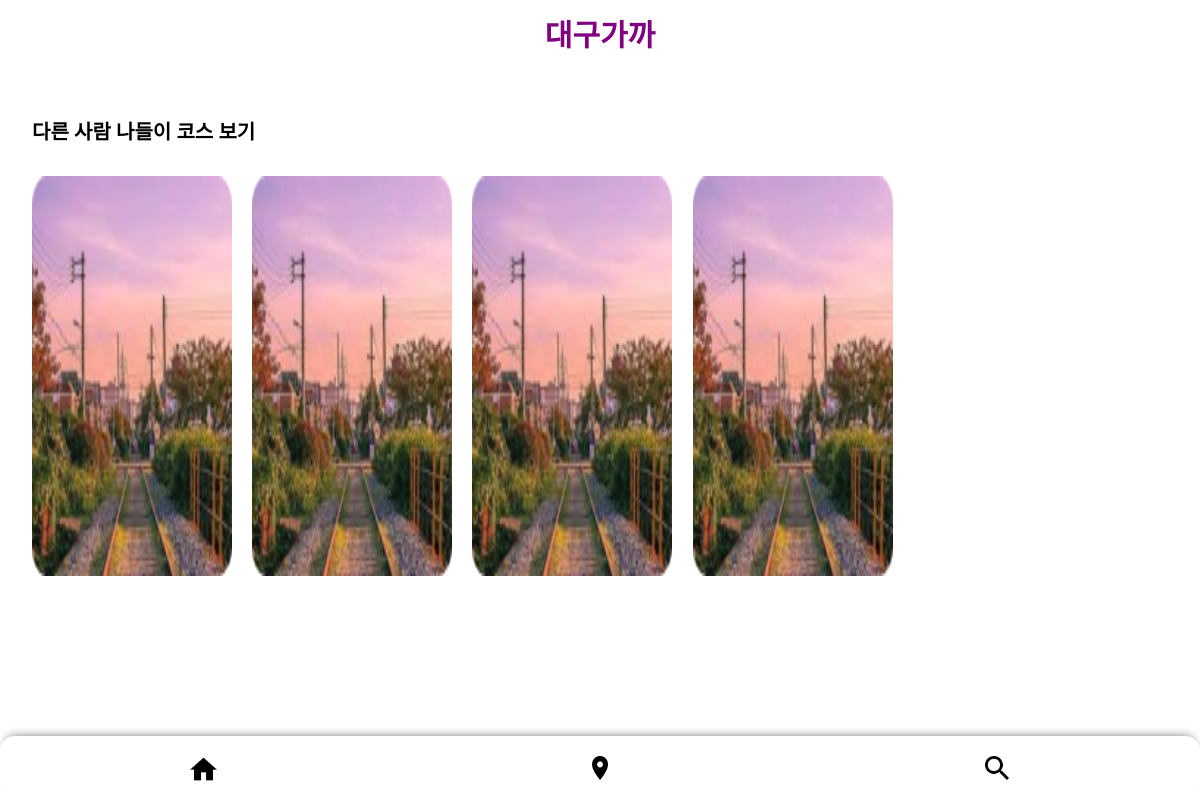
Before: / with the older database file.
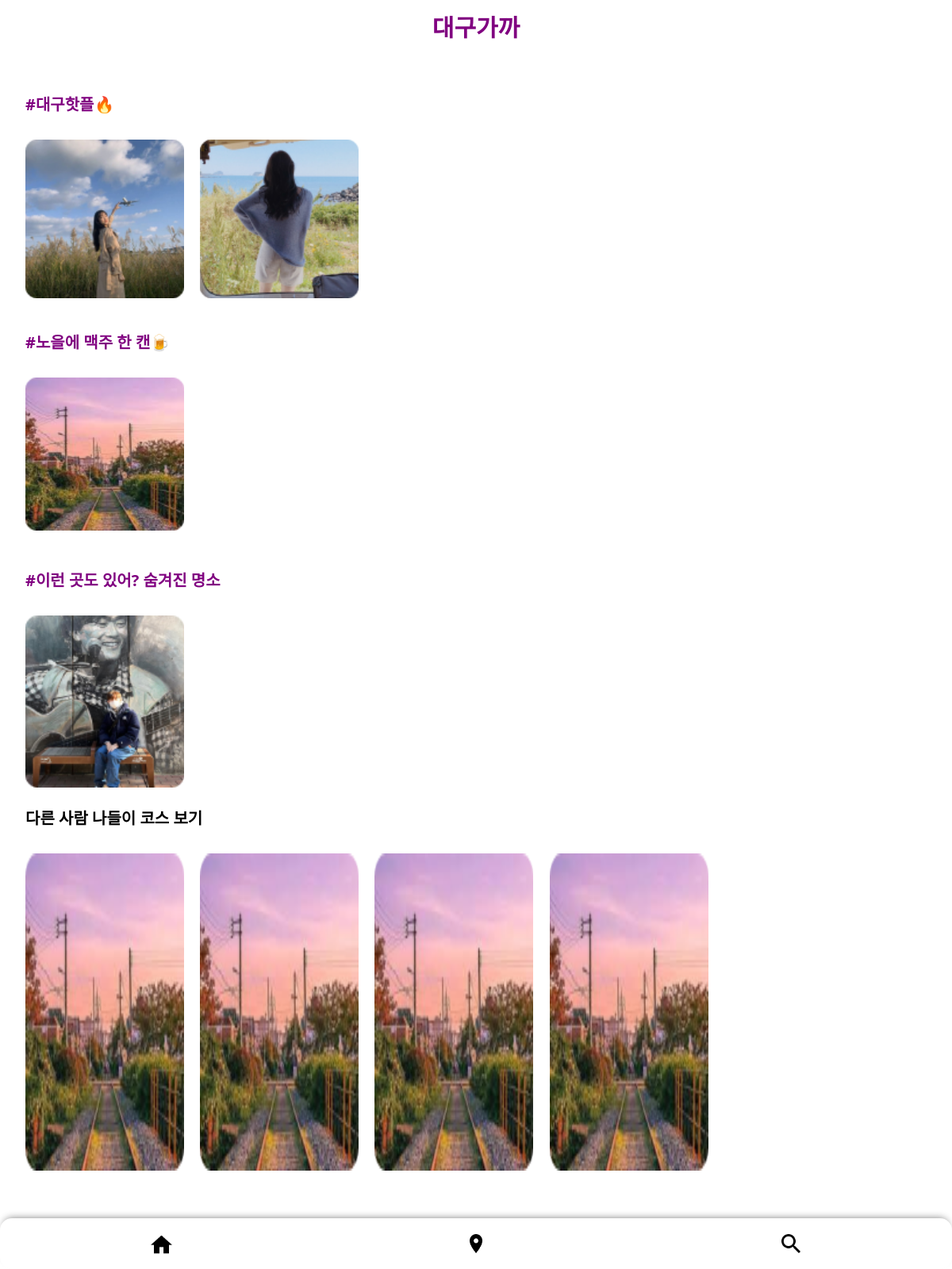
After: the same page with the newer database file.
### main/models.py (models this page shows, shortened)
class HashRecommend(models.Model):
    hash=models.CharField(max_length=30)

class AdminPlace(models.Model):
    name=models.CharField(max_length=50)
    description=models.TextField()
    category=models.CharField(max_length=20)
    scrap_cnt=models.IntegerField(default=0)
    thumbnail=models.ImageField()
    hashtag=models.ForeignKey(HashRecommend, on_delete=models.CASCADE, null=True)

### main/views.py (the view)
# urls.py: path('', views.main, name="main"),
def main(request):
    hashs = HashRecommend.objects.all()
    return render(request, 'home.html', {'hashs':hashs})

### main/templates/home.html (shortened to what this page needs)
{% load static %}
<!DOCTYPE html>
<html lang="en">
<head>
    <link rel="stylesheet" href="{% static 'css/style.css' %}" />
    <link href="https://cdn.jsdelivr.net/npm/bootstrap@5.2.1/dist/css/bootstrap.min.css" rel="stylesheet">
</head>
<body>
    <div class="header-format" >
        <h1 class="header-text">대구가까</h1>
    </div>
    {% for hash in hashs %}
    <section>
        <h1 class="content-text">{{ hash.hash }}</h1>
        <div style="padding:1.5rem;">
            <div class="content-list">
                {% for adminplace in hash.adminplace_set.all %}
                <a href="{% url 'detail' %}"><img class="content-img" src="{{ adminplace.thumbnail.url }}"></a>
                {% endfor %}
            </div>
        </div>
    </section>
    {% endfor %}
    <section style="padding-bottom:5rem;">
        <h1 class="course-text">다른 사람 나들이 코스 보기</h1>
        <div style="padding:1.5rem;">
            <div class="course-list">
                <img class="course-img" src="{% static 'img/image.png' %}">
                <img class="course-img" src="{% static 'img/image.png' %}">
                <img class="course-img" src="{% static 'img/image.png' %}">
                <img class="course-img" src="{% static 'img/image.png' %}">
            </div>
        </div>
    </section>
    <div class="footer-list">
        <span class="footer-icon"><a href="{% url 'main' %}"><img style="height:1.5rem;" src="{% static 'img/home.png' %}"></a></span>
        <span class="footer-icon"><img style="height:1.5rem;" src="{% static 'img/location.png' %}"></span>
        <span class="footer-icon"><img style="height:1.5rem;" src="{% static 'img/search.png' %}"></span>
    </div>
</body>
</html>

### main/static/css/style.css (style rules this page uses)
.header-format { height:4.5rem; background-color:white; display:flex; justify-content:center; align-items:center; margin-bottom: 3rem; }
.header-text { font-family: 'Jua', sans-serif; margin:3rem; color:purple; font-size:30px; font-weight:bold; }
.content-text { padding-left:2rem; font-weight:bold; color:purple; font-size:20px; }
.content-list { height:220px; white-space:nowrap; overflow-x:scroll; }
.content-img { width:200px; margin:0 0.5rem; }
.course-text { padding-left:2rem; font-weight:bold; color:black; font-size:20px; }
.course-list { height:420px; white-space:nowrap; overflow-x:scroll; }
.course-img { width:200px; height:400px; margin:0 0.5rem; }
.footer-list { background-color:white; position:fixed; bottom:0; left:0; right:0; height:4rem; width:100vw; display:flex; justify-content:space-between; align-items:center; padding: 0; border-radius:15px; box-shadow:0px -5px 10px -5px gray; padding:0 0.5rem; }
.footer-icon { width:33%; display:flex; justify-content:center; }

Changed rows visible on the page:
added HashRecommend: hash "#대구핫플🔥"
added AdminPlace: thumbnail (picture), shown under "#대구핫플🔥"
added AdminPlace: thumbnail (picture), shown under "#대구핫플🔥"
added HashRecommend: hash "#노을에 맥주 한 캔🍺"
added AdminPlace: thumbnail (picture), shown under "#노을에 맥주 한 캔🍺"
added HashRecommend: hash "#이런 곳도 있어? 숨겨진 명소"
added AdminPlace: thumbnail (picture), shown under "#이런 곳도 있어? 숨겨진 명소"
